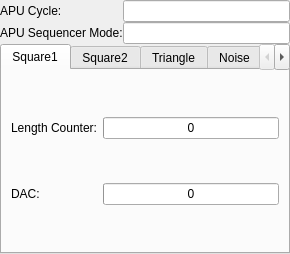
<?xml version="1.0" encoding="UTF-8"?>
<ui version="4.0">
 <class>APUInformationDialog</class>
 <widget class="QDialog" name="APUInformationDialog">
  <property name="geometry">
   <rect>
    <x>0</x>
    <y>0</y>
    <width>290</width>
    <height>253</height>
   </rect>
  </property>
  <property name="minimumSize">
   <size>
    <width>290</width>
    <height>0</height>
   </size>
  </property>
  <property name="windowTitle">
   <string>Dialog</string>
  </property>
  <layout class="QGridLayout" name="gridLayout">
   <property name="margin">
    <number>0</number>
   </property>
   <property name="spacing">
    <number>0</number>
   </property>
   <item row="0" column="0">
    <layout class="QGridLayout" name="gridLayout_7">
     <property name="topMargin">
      <number>0</number>
     </property>
     <item row="0" column="0">
      <widget class="QLabel" name="label_15">
       <property name="text">
        <string>APU Cycle:</string>
       </property>
      </widget>
     </item>
     <item row="0" column="1">
      <widget class="QLineEdit" name="apuCycle"/>
     </item>
     <item row="1" column="0">
      <widget class="QLabel" name="label_17">
       <property name="text">
        <string>APU Sequencer Mode:</string>
       </property>
      </widget>
     </item>
     <item row="1" column="1">
      <widget class="QLineEdit" name="apuSequencerMode"/>
     </item>
    </layout>
   </item>
   <item row="5" column="0">
    <widget class="QTabWidget" name="tabWidget">
     <property name="currentIndex">
      <number>0</number>
     </property>
     <widget class="QWidget" name="square1">
      <attribute name="title">
       <string>Square1</string>
      </attribute>
      <layout class="QGridLayout" name="gridLayout_2">
       <item row="0" column="0">
        <widget class="QLabel" name="label">
         <property name="text">
          <string>Length Counter:</string>
         </property>
        </widget>
       </item>
       <item row="0" column="1">
        <widget class="QProgressBar" name="lengthCounter1">
         <property name="maximum">
          <number>255</number>
         </property>
         <property name="value">
          <number>0</number>
         </property>
         <property name="format">
          <string>%v</string>
         </property>
        </widget>
       </item>
       <item row="1" column="0">
        <widget class="QLabel" name="label_6">
         <property name="text">
          <string>DAC:</string>
         </property>
        </widget>
       </item>
       <item row="1" column="1">
        <widget class="QProgressBar" name="dac1">
         <property name="maximum">
          <number>15</number>
         </property>
         <property name="value">
          <number>0</number>
         </property>
         <property name="textVisible">
          <bool>true</bool>
         </property>
         <property name="invertedAppearance">
          <bool>false</bool>
         </property>
         <property name="format">
          <string>%v</string>
         </property>
        </widget>
       </item>
      </layout>
     </widget>
     <widget class="QWidget" name="square2">
      <attribute name="title">
       <string>Square2</string>
      </attribute>
      <layout class="QGridLayout" name="gridLayout_3">
       <item row="0" column="0">
        <widget class="QLabel" name="label_2">
         <property name="text">
          <string>Length Counter:</string>
         </property>
        </widget>
       </item>
       <item row="0" column="1">
        <widget class="QProgressBar" name="lengthCounter2">
         <property name="maximum">
          <number>255</number>
         </property>
         <property name="value">
          <number>0</number>
         </property>
         <property name="textVisible">
          <bool>true</bool>
         </property>
         <property name="invertedAppearance">
          <bool>false</bool>
         </property>
         <property name="format">
          <string>%v</string>
         </property>
        </widget>
       </item>
       <item row="1" column="0">
        <widget class="QLabel" name="label_7">
         <property name="text">
          <string>DAC:</string>
         </property>
        </widget>
       </item>
       <item row="1" column="1">
        <widget class="QProgressBar" name="dac2">
         <property name="maximum">
          <number>15</number>
         </property>
         <property name="value">
          <number>0</number>
         </property>
         <property name="textVisible">
          <bool>true</bool>
         </property>
         <property name="invertedAppearance">
          <bool>false</bool>
         </property>
         <property name="format">
          <string>%v</string>
         </property>
        </widget>
       </item>
      </layout>
     </widget>
     <widget class="QWidget" name="triangle">
      <attribute name="title">
       <string>Triangle</string>
      </attribute>
      <layout class="QGridLayout" name="gridLayout_6">
       <item row="0" column="0">
        <widget class="QLabel" name="label_5">
         <property name="text">
          <string>Linear Counter:</string>
         </property>
        </widget>
       </item>
       <item row="0" column="1">
        <widget class="QProgressBar" name="linearCounter3">
         <property name="maximum">
          <number>127</number>
         </property>
         <property name="value">
          <number>0</number>
         </property>
         <property name="textVisible">
          <bool>true</bool>
         </property>
         <property name="invertedAppearance">
          <bool>false</bool>
         </property>
         <property name="format">
          <string>%v</string>
         </property>
        </widget>
       </item>
       <item row="1" column="0">
        <widget class="QLabel" name="label_4">
         <property name="text">
          <string>Length Counter:</string>
         </property>
        </widget>
       </item>
       <item row="1" column="1">
        <widget class="QProgressBar" name="lengthCounter3">
         <property name="maximum">
          <number>255</number>
         </property>
         <property name="value">
          <number>0</number>
         </property>
         <property name="textVisible">
          <bool>true</bool>
         </property>
         <property name="invertedAppearance">
          <bool>false</bool>
         </property>
         <property name="format">
          <string>%v</string>
         </property>
        </widget>
       </item>
       <item row="2" column="0">
        <widget class="QLabel" name="label_8">
         <property name="text">
          <string>DAC:</string>
         </property>
        </widget>
       </item>
       <item row="2" column="1">
        <widget class="QProgressBar" name="dac3">
         <property name="maximum">
          <number>15</number>
         </property>
         <property name="value">
          <number>0</number>
         </property>
         <property name="textVisible">
          <bool>true</bool>
         </property>
         <property name="invertedAppearance">
          <bool>false</bool>
         </property>
         <property name="format">
          <string>%v</string>
         </property>
        </widget>
       </item>
      </layout>
     </widget>
     <widget class="QWidget" name="noise">
      <attribute name="title">
       <string>Noise</string>
      </attribute>
      <layout class="QGridLayout" name="gridLayout_4">
       <item row="0" column="0">
        <widget class="QLabel" name="label_3">
         <property name="text">
          <string>Length Counter:</string>
         </property>
        </widget>
       </item>
       <item row="0" column="1">
        <widget class="QProgressBar" name="lengthCounter4">
         <property name="maximum">
          <number>255</number>
         </property>
         <property name="value">
          <number>0</number>
         </property>
         <property name="textVisible">
          <bool>true</bool>
         </property>
         <property name="invertedAppearance">
          <bool>false</bool>
         </property>
         <property name="format">
          <string>%v</string>
         </property>
        </widget>
       </item>
       <item row="1" column="0">
        <widget class="QLabel" name="label_9">
         <property name="text">
          <string>DAC:</string>
         </property>
        </widget>
       </item>
       <item row="1" column="1">
        <widget class="QProgressBar" name="dac4">
         <property name="maximum">
          <number>15</number>
         </property>
         <property name="value">
          <number>0</number>
         </property>
         <property name="textVisible">
          <bool>true</bool>
         </property>
         <property name="invertedAppearance">
          <bool>false</bool>
         </property>
         <property name="format">
          <string>%v</string>
         </property>
        </widget>
       </item>
      </layout>
     </widget>
     <widget class="QWidget" name="dmc">
      <attribute name="title">
       <string>DMC</string>
      </attribute>
      <layout class="QGridLayout" name="gridLayout_5">
       <item row="0" column="0" colspan="2">
        <widget class="QLabel" name="label_11">
         <property name="text">
          <string>Length Counter:</string>
         </property>
        </widget>
       </item>
       <item row="0" column="2" colspan="3">
        <widget class="QProgressBar" name="lengthCounter5">
         <property name="maximum">
          <number>4081</number>
         </property>
         <property name="value">
          <number>0</number>
         </property>
         <property name="textDirection">
          <enum>QProgressBar::TopToBottom</enum>
         </property>
         <property name="format">
          <string>%v</string>
         </property>
        </widget>
       </item>
       <item row="2" column="0">
        <widget class="QLabel" name="label_10">
         <property name="text">
          <string>DAC:</string>
         </property>
        </widget>
       </item>
       <item row="2" column="2" colspan="3">
        <widget class="QProgressBar" name="dac5">
         <property name="maximum">
          <number>15</number>
         </property>
         <property name="value">
          <number>0</number>
         </property>
         <property name="textVisible">
          <bool>true</bool>
         </property>
         <property name="invertedAppearance">
          <bool>false</bool>
         </property>
         <property name="format">
          <string>%v</string>
         </property>
        </widget>
       </item>
       <item row="4" column="0">
        <widget class="QLabel" name="label_12">
         <property name="text">
          <string>Sample Address:</string>
         </property>
        </widget>
       </item>
       <item row="4" column="2">
        <widget class="QLineEdit" name="sampleAddr5"/>
       </item>
       <item row="4" column="3">
        <widget class="QCheckBox" name="irqEnabled5">
         <property name="text">
          <string>IRQ Enabled</string>
         </property>
        </widget>
       </item>
       <item row="5" column="0">
        <widget class="QLabel" name="label_13">
         <property name="text">
          <string>Sample Length:</string>
         </property>
        </widget>
       </item>
       <item row="5" column="2">
        <widget class="QLineEdit" name="sampleLength5"/>
       </item>
       <item row="5" column="3">
        <widget class="QCheckBox" name="irqAsserted5">
         <property name="text">
          <string>IRQ Asserted</string>
         </property>
        </widget>
       </item>
       <item row="6" column="0">
        <widget class="QLabel" name="label_14">
         <property name="text">
          <string>Sample Position:</string>
         </property>
        </widget>
       </item>
       <item row="6" column="2">
        <widget class="QLineEdit" name="samplePos5"/>
       </item>
       <item row="1" column="0">
        <widget class="QLabel" name="label_16">
         <property name="text">
          <string>Sample Buffer:</string>
         </property>
        </widget>
       </item>
       <item row="1" column="1" colspan="2">
        <widget class="QLineEdit" name="sampleBufferContents5"/>
       </item>
       <item row="1" column="3">
        <widget class="QCheckBox" name="sampleBufferFull5">
         <property name="text">
          <string>Full</string>
         </property>
        </widget>
       </item>
      </layout>
     </widget>
    </widget>
   </item>
  </layout>
 </widget>
 <resources/>
 <connections/>
</ui>
